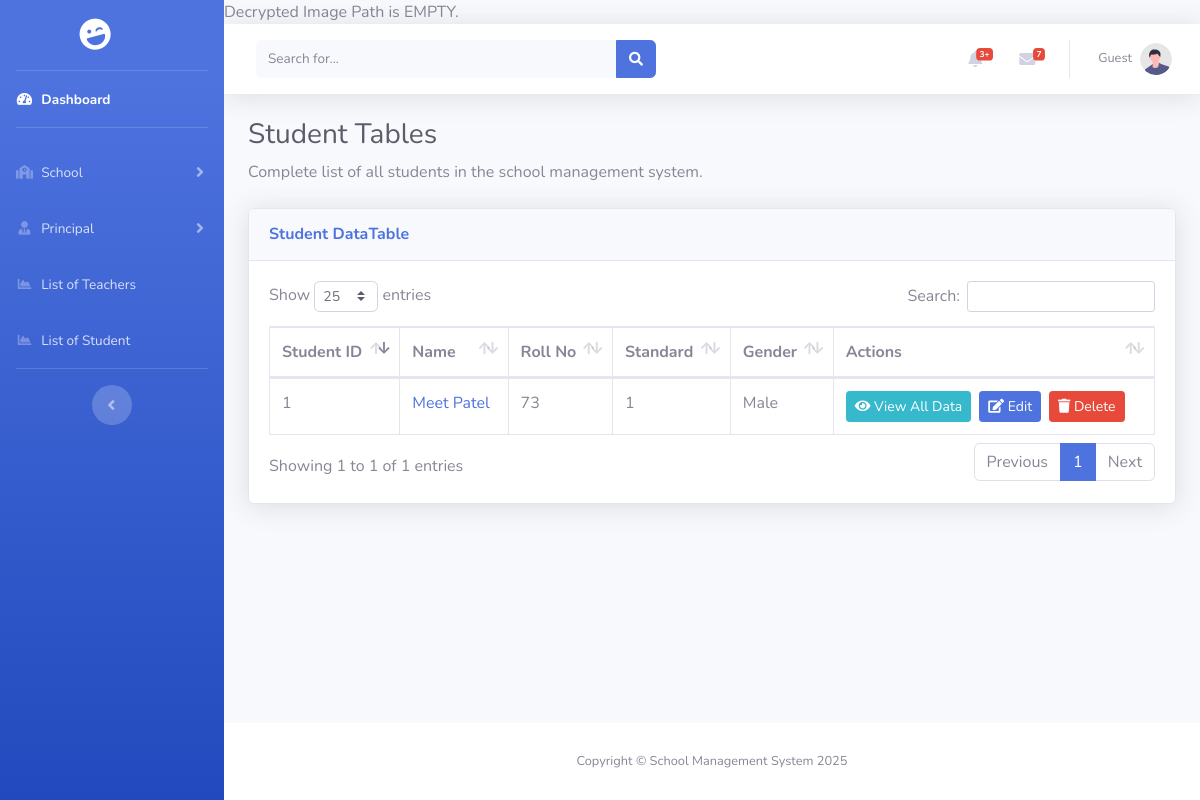
Page /extra/student_tables.php (signed in) on the earlier database version.
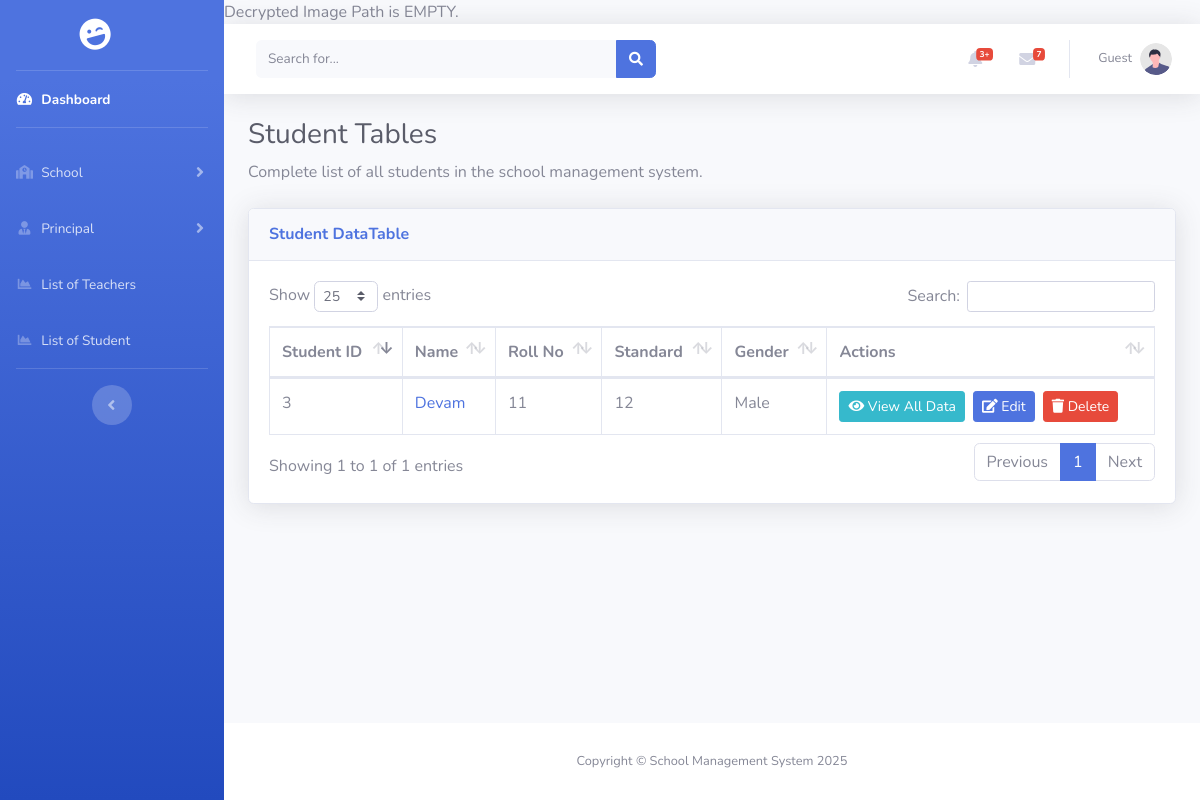
Same page on the later database version.
### tables this page shows
CREATE TABLE `student` (
  `id` int(11) NOT NULL,
  `student_image` varchar(255) DEFAULT NULL,
  `student_name` varchar(50) DEFAULT NULL,
  `rollno` varchar(10) DEFAULT NULL,
  `std` varchar(4) DEFAULT NULL,
  `email` varchar(50) NOT NULL,
  `password` varchar(255) NOT NULL,
  `academic_year` varchar(9) DEFAULT NULL,
  `school_id` int(11) DEFAULT NULL,
  `dob` date DEFAULT NULL,
  `gender` enum('male','female','others') DEFAULT NULL,
  `blood_group` enum('a+','a-','b+','b-','ab+','ab-','o+','o-') DEFAULT NULL,
  `address` text DEFAULT NULL,
  `father_name` varchar(50) DEFAULT NULL,
  `father_phone` varchar(10) DEFAULT NULL,
  `mother_name` varchar(50) DEFAULT NULL,
  `mother_phone` varchar(10) DEFAULT NULL
);

### extra/student_tables.php (the view, shortened to what this page needs)
<?php
include_once "../includes/connect.php";
$query = "SELECT s.id, s.student_name, s.rollno, s.std, s.email, s.academic_year,
                 s.dob, s.gender, s.blood_group, s.address, s.father_name, s.father_phone,
                 s.mother_name, s.mother_phone, sc.school_name
          FROM student s
          LEFT JOIN school sc ON s.school_id = sc.id
          ORDER BY s.id DESC";
$result = mysqli_query($conn, $query);
?>
<!DOCTYPE html>
<html lang="en">
<head>
    <link href="../assets/vendor/fontawesome-free/css/all.min.css" rel="stylesheet" type="text/css">
    <link href="../assets/css/sb-admin-2.min.css" rel="stylesheet">
    <link href="../assets/vendor/datatables/dataTables.bootstrap4.min.css" rel="stylesheet">
</head>
<body id="page-top">
    <div id="wrapper">
        <?php include_once '../includes/sidebar/BMC_sidebar.php'; ?>
        <div id="content-wrapper" class="d-flex flex-column">
            <div id="content">
                <?php include_once '../includes/header/BMC_header.php'; ?>
                <div class="container-fluid">
                    <h1 class="h3 mb-2 text-gray-800">Student Tables</h1>
                    <p class="mb-4">Complete list of all students in the school management system.
                    </p>
                    <div class="card shadow mb-4">
                        <div class="card-header py-3">
                            <h6 class="m-0 font-weight-bold text-primary">Student DataTable</h6>
                        </div>
                        <div class="card-body">
                            <div class="table-responsive">
                                <table class="table table-bordered" id="dataTable" width="100%" cellspacing="0">
                                    <thead>
                                        <tr>
                                            <th>Student ID</th>
                                            <th>Name</th>
                                            <th>Roll No</th>
                                            <th>Standard</th>
                                            <th>Gender</th>
                                            <th>Actions</th>
                                        </tr>
                                    </thead>
                                    <tbody>
                                        <?php
                                        if ($result && mysqli_num_rows($result) > 0) {
                                            while ($row = mysqli_fetch_assoc($result)) {
                                                echo "<tr>";
                                                echo "<td>" . htmlspecialchars($row['id']) . "</td>";
                                                echo "<td>";
                                                echo "<a href='../pages/student/view.php?id=" . $row['id'] . "' class='text-decoration-none'>";
                                                echo htmlspecialchars($row['student_name'] ?? 'N/A');
                                                echo "</a>";
                                                echo "</td>";
                                                echo "<td>" . htmlspecialchars($row['rollno'] ?? 'N/A') . "</td>";
                                                echo "<td>" . htmlspecialchars($row['std'] ?? 'N/A') . "</td>";
                                                echo "<td>" . htmlspecialchars(ucfirst($row['gender'] ?? 'N/A')) . "</td>";
                                                echo "<td>";
                                                echo "<a href='../pages/student/view.php?id=" . $row['id'] . "' class='btn btn-info btn-sm mr-2'>";
                                                echo "<i class='fas fa-eye'></i> View All Data";
                                                echo "</a>";
                                                echo "<a href='../pages/student/edit.php?id=" . $row['id'] . "' class='btn btn-primary btn-sm mr-2'>";
                                                echo "<i class='fas fa-edit'></i> Edit";
                                                echo "</a>";
                                                echo "<button class='btn btn-danger btn-sm' onclick='confirmDelete(" . $row['id'] . ")'>";
                                                echo "<i class='fas fa-trash'></i> Delete";
                                                echo "</button>";
                                                echo "</td>";
                                                echo "</tr>";
                                            }
                                        } else {
                                            echo "<tr><td colspan='6' class='text-center'>No students found</td></tr>";
                                        }
                                        ?>
                                    </tbody>
                                </table>
                            </div>
                        </div>
                    </div>
                </div>
            </div>
            <?php include_once '../includes/footer/BMC_footer.php'; ?>
        </div>
    </div>
</body>
</html>

Differences in the rows shown:
removed student: id "1", student_name "Meet Patel", rollno "73", std "1", gender "Male"
added student: id "3", student_name "Devam", rollno "11", std "12", gender "Male"
